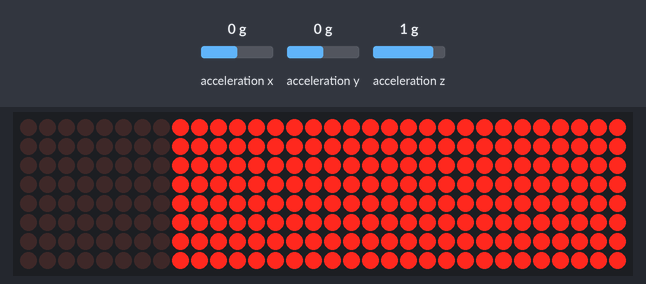
A program run on a simulated Raspberry Pi Pico running MicroPython. Parts: 32×8 LED matrix. Inputs (shaded band) come from the test bench; at power-on: acceleration y 0 g, acceleration x 0 g, acceleration z 1 g. Random numbers come from a fixed seed; library files of the repository ran but are not shown: max7219.py, imu.py.

Above: at 1.2 s.
1.3 s: acceleration y set to -0.9 g
4.0 s: acceleration y set to -1.2 g
At 4.24 s:
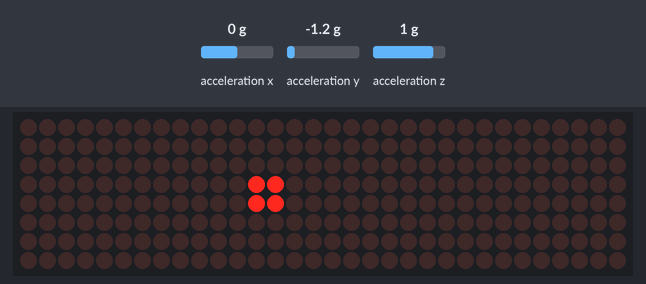
5.9 s: acceleration y set to -0.8 g
At 7.41 s:
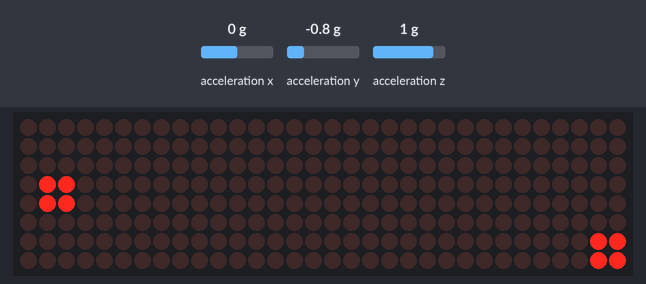
7.8 s: acceleration y set to -1.4 g
At 8.04 s:
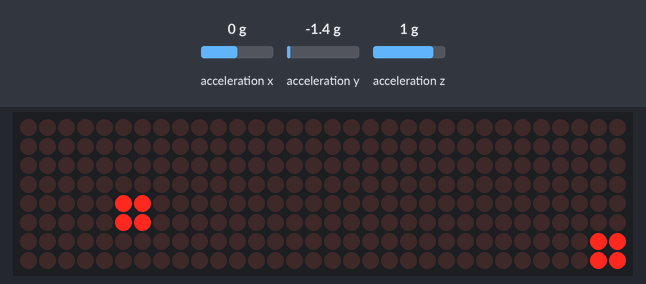
9.7 s: acceleration y set to 0.8 g
At 9.94 s:
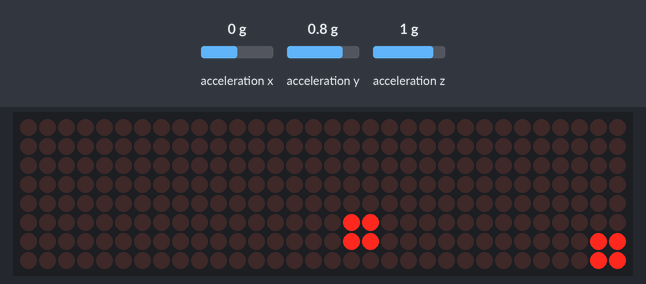
11.6 s: acceleration y set to -0.1 g
At 12.33 s:
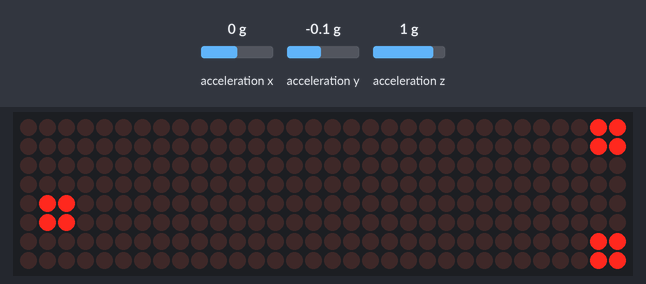

The program:

tetris.py
```python
# Import libries
from machine import Pin, SPI, ADC, I2C
from max7219 import Matrix8x8
from imu import MPU6050
from random import choice, randint
from time import sleep

class accel(MPU6050):
    def __init__(self):
        i2c = I2C(0, sda=Pin(20), scl=Pin(21), freq=400000)
        super().__init__(i2c)

    def movement(self):
        #check if the accelerometer is moving right or left
        if self.accel.y < -1:
            return -1
        if self.accel.y > 0:
            return 1
        else:
            return 0

class display(Matrix8x8):
    def __init__(self):
        spi = SPI(0, baudrate=96000, polarity=1, phase=0, sck=Pin(2), mosi=Pin(3))
        ss = Pin(5, Pin.OUT)
        super().__init__(spi, ss, 4)
        self.brightness(10)

class block():
    def __init__(self):
        self.x = 0
        self.y = randint(1, 6)
        self.disabled = 0
        self.shape = choice(([[1,1],[1,1]], [[1,1],[1,1]], [[1,1],[1,1]], [[1,1],[1,1]]))

    def draw(self, dis):
        #draw each pixel to the screen individualy
        if self.shape[0][0]:
            dis.pixel(self.x, self.y, 1)
        if self.shape[0][1]:
            dis.pixel(self.x+1, self.y, 1)
        if self.shape[1][0]:
            dis.pixel(self.x, self.y+1, 1)
        if self.shape[1][1]:
            dis.pixel(self.x+1, self.y+1, 1)

    def move(self, ac, touching):
        #if the block stops moving and hasn't reched the edge, it has hit another block
        if self.x+2 < 32 and self.disabled:
            return 1;
        #otherwise keep moving it
        elif self.x+2 < 32:
            self.x += 1
        else:
            #stop blocks when they reach the edge
            self.disabled = 1;
            return 1;

        if not touching:
            self.y -= ac.movement()

        #stop the block moving of the edge of the screen
        if self.y < 0:
            self.y += 1
        elif self.y > 6:
            self.y -= 1

        return 0;

class game:
    def into(self):
        self.dis.fill(1)
        self.dis.show()
        for i in range(4):
            sleep(0.5)
            self.dis.fill_rect(i*8,0,8,8,0)
            self.dis.show()

    def outro(self):
        for i in range(4):
            sleep(0.5)
            self.dis.fill_rect(24-i*8,0,8,8,1)
            self.dis.show()

        sleep(1)
        self.dis.fill(0)
        self.dis.text(str(self.score)+'P', 0, 0)
        self.dis.show()

    def check_rows(self):
        #check for rows of blocks
        rowx = 100
        for a in range(len(self.blocks)):
            rows = 0
            for b in self.blocks[a:len(self.blocks)]:
                #look for 4 blocks on the same x
                if b.x == self.blocks[a].x:
                    rows += 1
                if rows == 4:
                    rowx = self.blocks[a].x
                    rows = 0

        #check if a row has been found
        if rowx != 100:
            #increase speed and score
            self.score += 8
            self.speed -= self.speed/14
            #delete blocks on the found row and move other ones
            for i in range(len(self.blocks)):
                if self.blocks[i].x == rowx:
                    self.blocks[i].x = 100
                if self.blocks[i].x < rowx:
                    self.blocks[i].x += 2

    def __init__(self):
        #setup all the pysical components
        self.ac = accel()
        self.dis = display()

        self.into()

        self.blocks = []
        self.blocks.append(block())

        self.speed = 0.15
        self.score = 0

        #loop while there is space to place blocks
        while True:
            self.dis.fill(0)

            #draw all blocks to the screen
            for blk in self.blocks:
                blk.draw(self.dis)

            self.dis.show()

            #loop through all blocks and check for colision with the one that's falling
            a = self.blocks[-1]
            touching = 0

            for b in self.blocks[0:len(self.blocks)-1]:
                if a.y+1 >= b.y and a.y-1 <= b.y and a.x+2 == b.x:
                    self.blocks[-1].disabled = 1
                #check if blocks are touching horizontaly and stop them from moving if so
                if a.x+1 >= b.x and a.x-1 <= b.x and (a.y+2 == b.y or a.y-2 == b.y):
                    touching = 1

            #check if the player has died
            if self.blocks[-1].disabled and self.blocks[-1].x == 0:
                break

            #move the current block at the end of the list and check if a new one needs adding
            if self.blocks[-1].move(self.ac, touching):
                #add block and increase score
                self.blocks.append(block())
                self.score += 1

            self.check_rows()

            sleep(self.speed)

        self.outro()

if __name__ == "__main__":
    while True:
        game()
        sleep(10)
```

Measured:
- the behaviour switches between -1 and -1.1 g on acceleration y (found by bisection; images 0 and 1)
- what the display in image 0 shows lasts 0.5 s, from 0.7 s to 1.2 s
